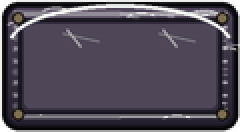
#> input picture assets/brain_panel.png, 120 x 66 px (shown 2 times larger)
$ python -i package_imagegen_assets.py   (imports and definitions only)
#> lines starting #> are read from the running program, lines starting #| are printed output that depends on the picture
#> further down, picture is the input picture: PIL image 120x66 RGBA; mean R, G, B, A 53.1, 46.8, 60.7, 218.2
from __future__ import annotations

from pathlib import Path

from PIL import Image, ImageDraw, ImageFilter


ROOT = Path(__file__).resolve().parents[1]
ASSETS = ROOT / "assets"
GEN = Path("/Users/admin/.codex/generated_images")


SOURCES = {
    "background.png": "019f31ef-30d9-7051-bb10-9a954cdfb0bd/ig_05becd4de39c2846016a4a3c379cb08191bdd77c1389b50fd1.png",
    "sunflower.png": "019f31ef-30d9-7051-bb10-9a954cdfb0bd/ig_0a62e1dde3404184016a4a3c9fe2f48191a4418626caa552ea.png",
    "peashooter.png": "019f31ef-30d9-7051-bb10-9a954cdfb0bd/ig_0a62e1dde3404184016a4a3cf70d8c8191bb69b62d2ed2f44f.png",
    "snowpea.png": "019f31ef-30d9-7051-bb10-9a954cdfb0bd/ig_0a62e1dde3404184016a4a3d73153081918c4c279bea04340e.png",
    "repeater.png": "019f31ef-30d9-7051-bb10-9a954cdfb0bd/ig_0a62e1dde3404184016a4a3dd0261481918f7d7f1b7eda11b3.png",
    "wallnut.png": "019f31ef-30d9-7051-bb10-9a954cdfb0bd/ig_0a62e1dde3404184016a4a3e39f6fc81918e6dbe90af816bd5.png",
    "wallnut_cracked1.png": "019f31ef-30d9-7051-bb10-9a954cdfb0bd/ig_0a62e1dde3404184016a4a3e9ef2dc819191b6738b091e455e.png",
    "wallnut_cracked2.png": "019f31ef-30d9-7051-bb10-9a954cdfb0bd/ig_0a62e1dde3404184016a4a3f31fe948191bc9b57e3d647fa55.png",
    "cherrybomb.png": "019f31ef-30d9-7051-bb10-9a954cdfb0bd/ig_0a62e1dde3404184016a4a3f9eecf881919a2ebda9432584d8.png",
    "potatomine_buried.png": "019f31ef-30d9-7051-bb10-9a954cdfb0bd/ig_0a62e1dde3404184016a4a400bf06c81919596bb74e42236fc.png",
    "potatomine_armed.png": "019f31ef-30d9-7051-bb10-9a954cdfb0bd/ig_0a62e1dde3404184016a4a40506aa88191bcaf5a1d0aceb716.png",
    "chomper.png": "019f31ef-30d9-7051-bb10-9a954cdfb0bd/ig_0a62e1dde3404184016a4a40a8c7348191bd3d622bef6e7842.png",
    "chomper_chewing.png": "019f31ef-30d9-7051-bb10-9a954cdfb0bd/ig_0a62e1dde3404184016a4a4116db9481918a3ed65d5d2a8905.png",
    "zombie_normal.png": "019f31ef-30d9-7051-bb10-9a954cdfb0bd/ig_0a62e1dde3404184016a4a417aa268819182884a8a855f74d3.png",
    "zombie_cone.png": "019f31ef-30d9-7051-bb10-9a954cdfb0bd/ig_0a62e1dde3404184016a4a41ddaa7c8191b0fd713a39c4bf8e.png",
    "zombie_bucket.png": "019f31ef-30d9-7051-bb10-9a954cdfb0bd/ig_0a62e1dde3404184016a4a422af06c8191bf77cd002f5917de.png",
    "zombie_flag.png": "019f31ef-30d9-7051-bb10-9a954cdfb0bd/ig_0a62e1dde3404184016a4a42764f9c8191b7939d0152d5373d.png",
    "zombie_runner.png": "019f31ef-30d9-7051-bb10-9a954cdfb0bd/ig_0a62e1dde3404184016a4a42dbcee88191b8aa430467104810.png",
    "sun.png": "019f31ef-30d9-7051-bb10-9a954cdfb0bd/ig_0a62e1dde3404184016a4a434f21808191a263c686e5617bb1.png",
    "pea.png": "019f31ef-30d9-7051-bb10-9a954cdfb0bd/ig_0a62e1dde3404184016a4a438529d4819196dc64c2a5a44e0e.png",
    "frozenpea.png": "019f31ef-30d9-7051-bb10-9a954cdfb0bd/ig_0a62e1dde3404184016a4a43db57b88191830cd38fdf74904c.png",
    "mower.png": "019f31ef-30d9-7051-bb10-9a954cdfb0bd/ig_0a62e1dde3404184016a4a4429b9a08191ba333a6ee7e69c4b.png",
    "shovel.png": "019f31ef-30d9-7051-bb10-9a954cdfb0bd/ig_0a62e1dde3404184016a4a44805b148191a147816b2b049253.png",
}

SIZES = {
    "background.png": (1000, 660),
    "sun.png": (60, 60),
    "pea.png": (24, 24),
    "frozenpea.png": (24, 24),
    "mower.png": (64, 60),
    "shovel.png": (48, 72),
    **{f"{name}.png": (90, 100) for name in [
        "sunflower",
        "peashooter",
        "snowpea",
        "repeater",
        "wallnut",
        "wallnut_cracked1",
        "wallnut_cracked2",
        "cherrybomb",
        "potatomine_buried",
        "potatomine_armed",
        "chomper",
        "chomper_chewing",
    ]},
    **{f"zombie_{name}.png": (110, 140) for name in ["normal", "cone", "bucket", "flag", "runner"]},
}


# [35 lines left out: functions remove_magenta, fit_sprite, not called in this run]


def exact_background(src: Image.Image) -> Image.Image:
    src = src.convert("RGB")
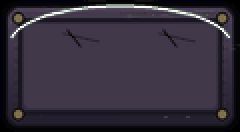
#> src: PIL image 120x66 RGB (shown 2 times larger); mean R, G, B 53.1, 46.8, 60.7
    w, h = src.size
#> w = 120; h = 66
    target_ratio = 1000 / 660
    if w / h > target_ratio:
        nw = int(h * target_ratio)
#> nw = 100
        x = (w - nw) // 2
#> x = 10
        src = src.crop((x, 0, x + nw, h))
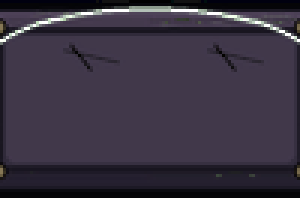
#> src: PIL image 100x66 RGB (shown 3 times larger); mean R, G, B 56.9, 50.2, 65.1
    else:
        nh = int(w / target_ratio)
        y = (h - nh) // 2
        src = src.crop((0, y, w, y + nh))
    out = src.resize((1000, 660), Image.Resampling.LANCZOS).convert("RGBA")
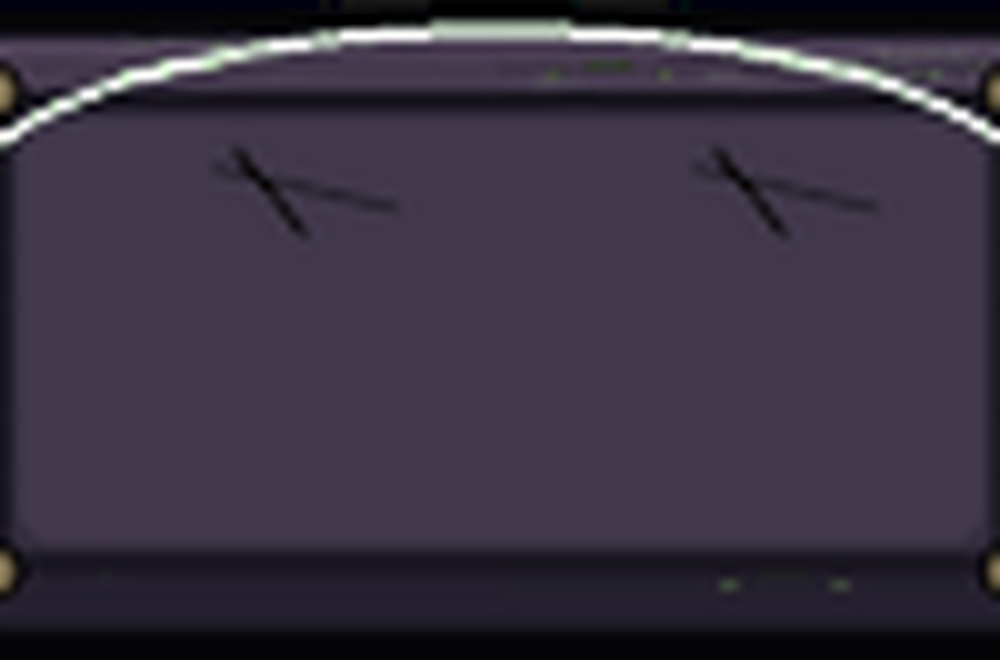
#> out: PIL image 1000x660 RGBA; mean R, G, B, A 56.9, 50.2, 65.1, 255
    d = ImageDraw.Draw(out, "RGBA")

    # Keep the generated image's painterly edges, but enforce the game-critical
    # board geometry so plant placement lines up with the existing canvas code.
    d.rectangle((0, 0, 1000, 115), fill=(116, 199, 249, 230))
    d.rectangle((0, 120, 130, 660), fill=(177, 102, 61, 235))
    for y in range(140, 650, 38):
        d.line((0, y, 130, y), fill=(119, 64, 43, 180), width=1)
    for x in range(0, 130, 42):
        d.line((x, 120, x, 660), fill=(119, 64, 43, 180), width=1)
    d.rounded_rectangle((27, 180, 97, 253), radius=7, fill=(150, 220, 242, 245), outline=(76, 48, 33, 255), width=3)
    d.line((62, 183, 62, 250), fill=(76, 48, 33, 255), width=3)
    d.line((30, 218, 94, 218), fill=(76, 48, 33, 255), width=3)

    for r in range(5):
        for c in range(9):
            color = (105, 168, 63, 238) if (r + c) % 2 == 0 else (92, 150, 54, 238)
            x0, y0 = 130 + c * 92, 140 + r * 98
            d.rectangle((x0, y0, x0 + 92, y0 + 98), fill=color)
            for i in range(9):
                gx = x0 + 8 + ((i * 17 + r * 13 + c * 7) % 76)
                gy = y0 + 10 + ((i * 19 + r * 11 + c * 5) % 78)
                d.arc((gx, gy, gx + 10, gy + 12), 215, 315, fill=(37, 88, 31, 80), width=1)
            exact = (105, 168, 63, 255) if (r + c) % 2 == 0 else (92, 150, 54, 255)
            d.rectangle((x0 + 43, y0 + 46, x0 + 49, y0 + 52), fill=exact)
    for c in range(10):
        x = 130 + c * 92
        d.line((x, 140, x, 630), fill=(48, 99, 33, 95), width=1)
    for r in range(6):
        y = 140 + r * 98
        d.line((130, y, 958, y), fill=(48, 99, 33, 95), width=1)
    d.rectangle((958, 110, 1000, 660), fill=(133, 91, 45, 245))
    d.rectangle((130, 630, 1000, 660), fill=(55, 104, 39, 245))
    return out.convert("RGB")
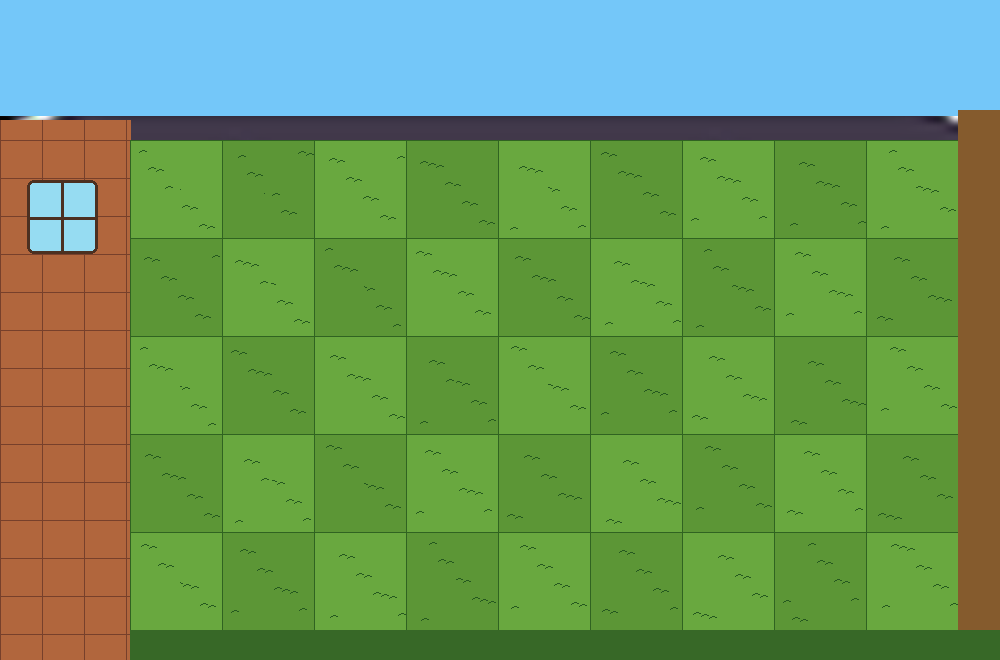
#> returned value: PIL image 1000x660 RGB; mean R, G, B 106.7, 151.7, 92


# [12 lines left out: function main, not called in this run]


# [2 lines not run here, left out]

>>> from PIL import Image
>>> picture = Image.open('../assets/brain_panel.png')
>>> result = exact_background(picture)

$ run again, on assets/hud_bar.png
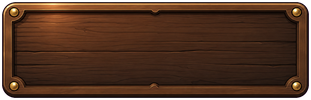
#> input picture assets/hud_bar.png, 311 x 100 px
#> picture is the input picture: PIL image 311x100 RGBA; mean R, G, B, A 69.8, 40.9, 24.6, 239.4
#> in exact_background, `out = src.resize((1000, 660), Image.Resampling.LANCZOS).convert("RGBA")`:
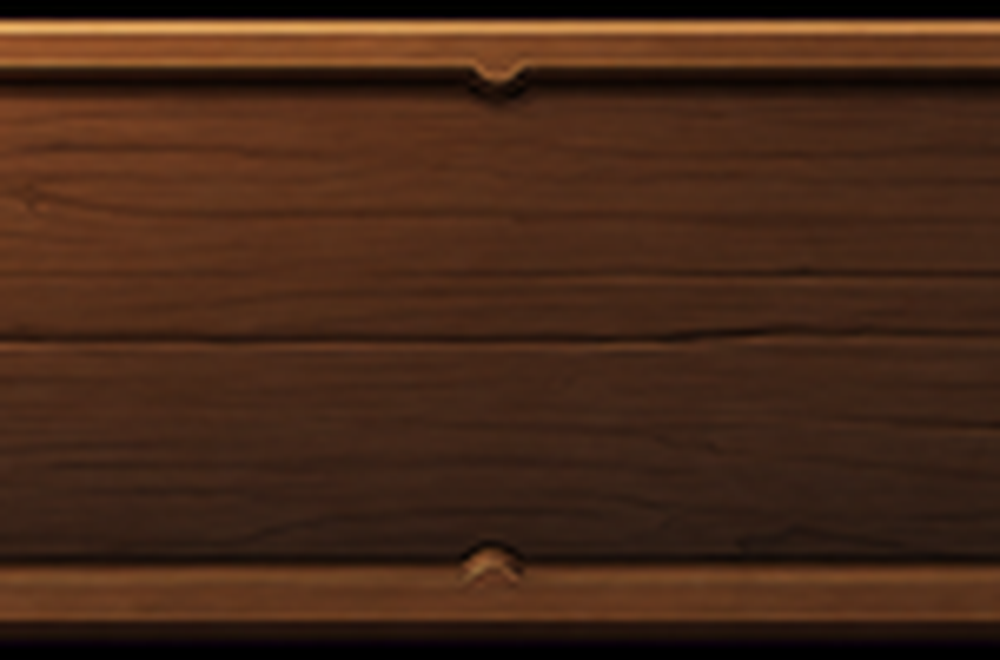
#> out: PIL image 1000x660 RGBA; mean R, G, B, A 69.9, 40.5, 24.1, 255
#> in exact_background, `return out.convert("RGB")`:
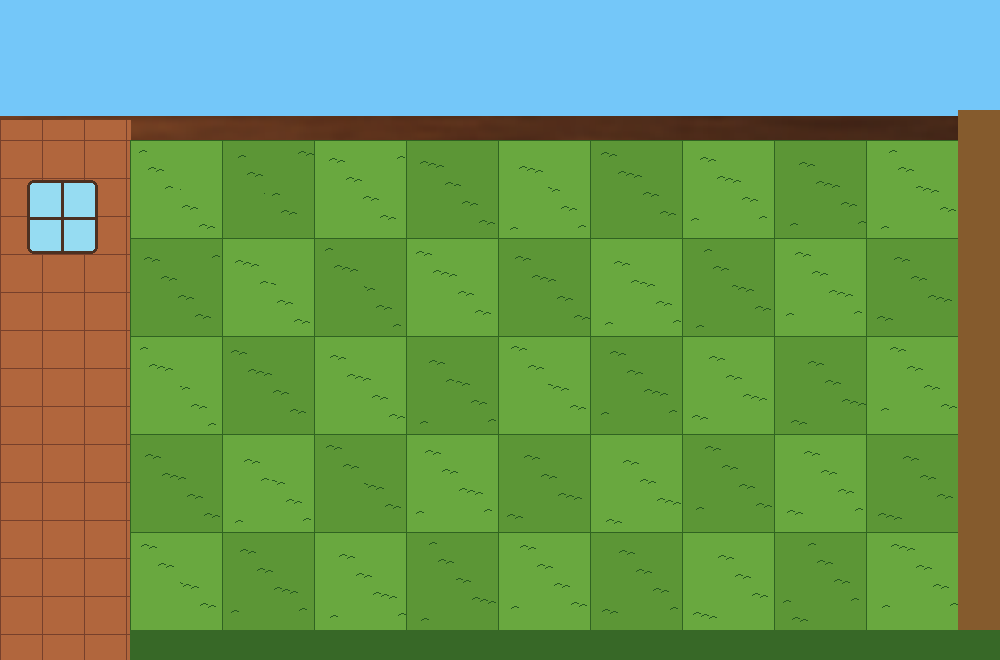
#> returned value: PIL image 1000x660 RGB; mean R, G, B 107.4, 151.5, 90.5
